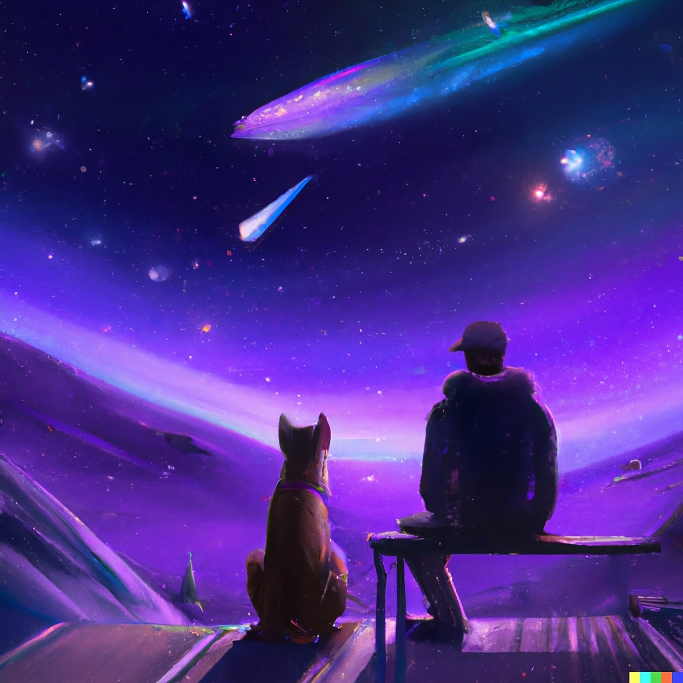
#> input picture image1.jpeg, 2048 x 2048 px (shown at 1/3 size)
$ python postRequest.py
#> lines starting #> are read from the running program, lines starting #| are printed output that depends on the picture
import cv2
import requests

# Load the image
image_path = "image1.jpeg"  # Replace with the actual image filename
image = cv2.imread(image_path)
#> image is the input picture: shape (2048, 2048, 3); mean B, G, R 136, 45.2, 69.9

# Resize the image to 640x480
image = cv2.resize(image, (640, 480))
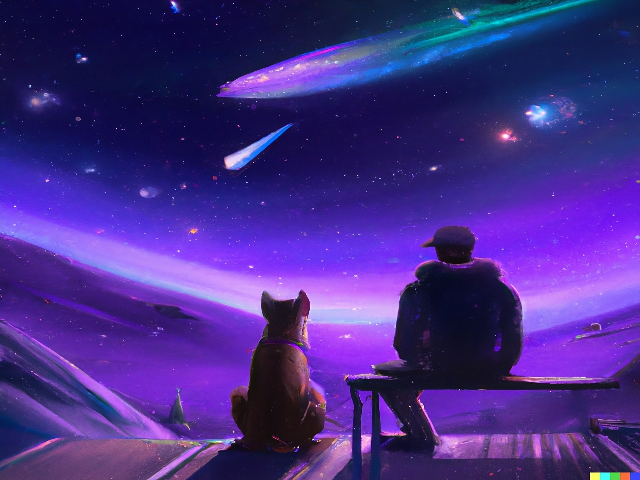
#> image: shape (480, 640, 3); mean B, G, R 135.9, 45.1, 69.8

# Convert the image to YUV color space
yuv_image = cv2.cvtColor(image, cv2.COLOR_BGR2YUV)
#> yuv_image: shape (480, 640, 3); mean of channels 0, 1, 2 62.9, 164, 134.1

# Convert YUV image to bytes
yuv_bytes = yuv_image.tobytes()


# Define the URL to send the POST request
url = "http://eshansurendraTest.pythonanywhere.com/decode_yuv"

# Send POST request with YUV data
#> (the run stopped early here; a loop or call above may not have finished)

$ run again, with image.jpeg copied over image1.jpeg
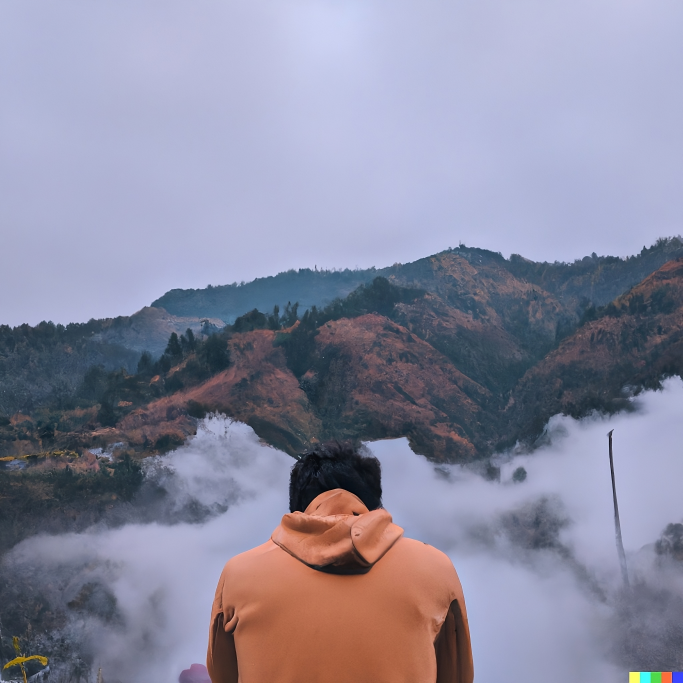
#> input picture image.jpeg, 2048 x 2048 px (shown at 1/3 size)
#> image is the input picture: shape (2048, 2048, 3); mean B, G, R 159.5, 138.2, 138.4
#> `image = cv2.resize(image, (640, 480))`:
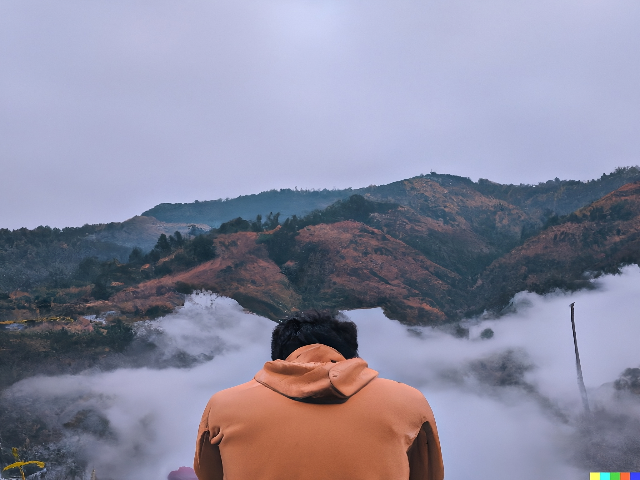
#> image: shape (480, 640, 3); mean B, G, R 159.4, 138.1, 138.3
#> yuv_image: shape (480, 640, 3); mean of channels 0, 1, 2 140.6, 137.3, 126

$ run again, with image.jpg copied over image1.jpeg
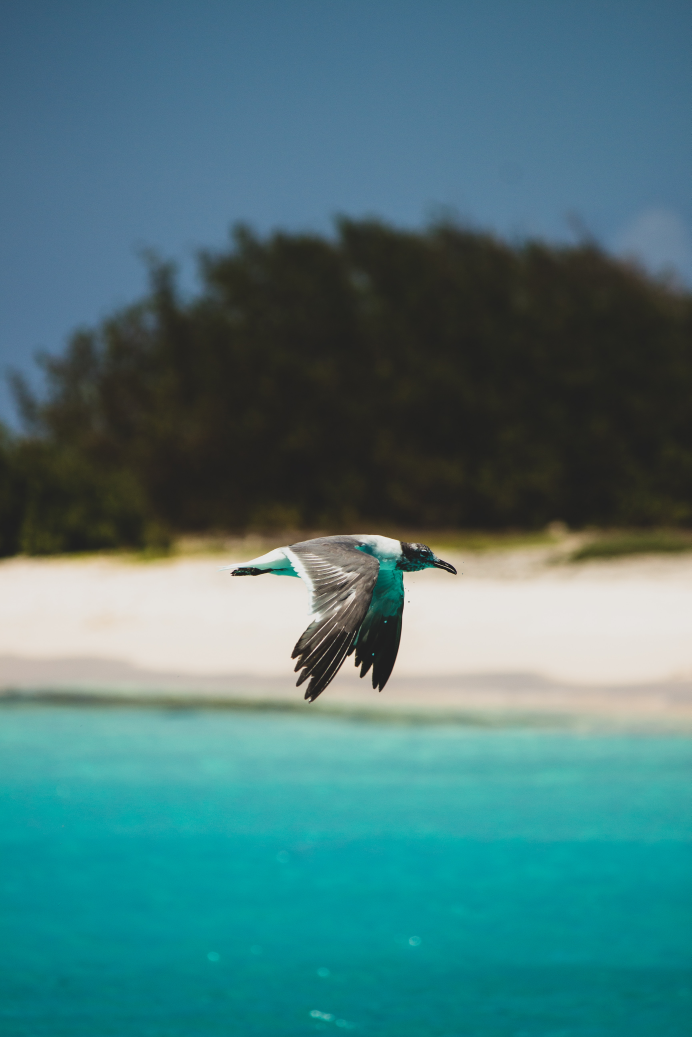
#> input picture image.jpg, 3456 x 5184 px (shown at 1/5 size)
#> image is the input picture: shape (5184, 3456, 3); mean B, G, R 123.3, 120, 72.7
#> `image = cv2.resize(image, (640, 480))`:
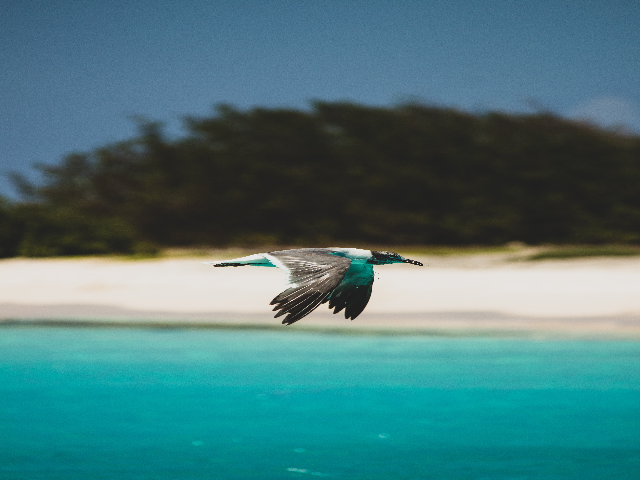
#> image: shape (480, 640, 3); mean B, G, R 123.2, 119.9, 72.6
#> yuv_image: shape (480, 640, 3); mean of channels 0, 1, 2 106.2, 136.5, 98.6
